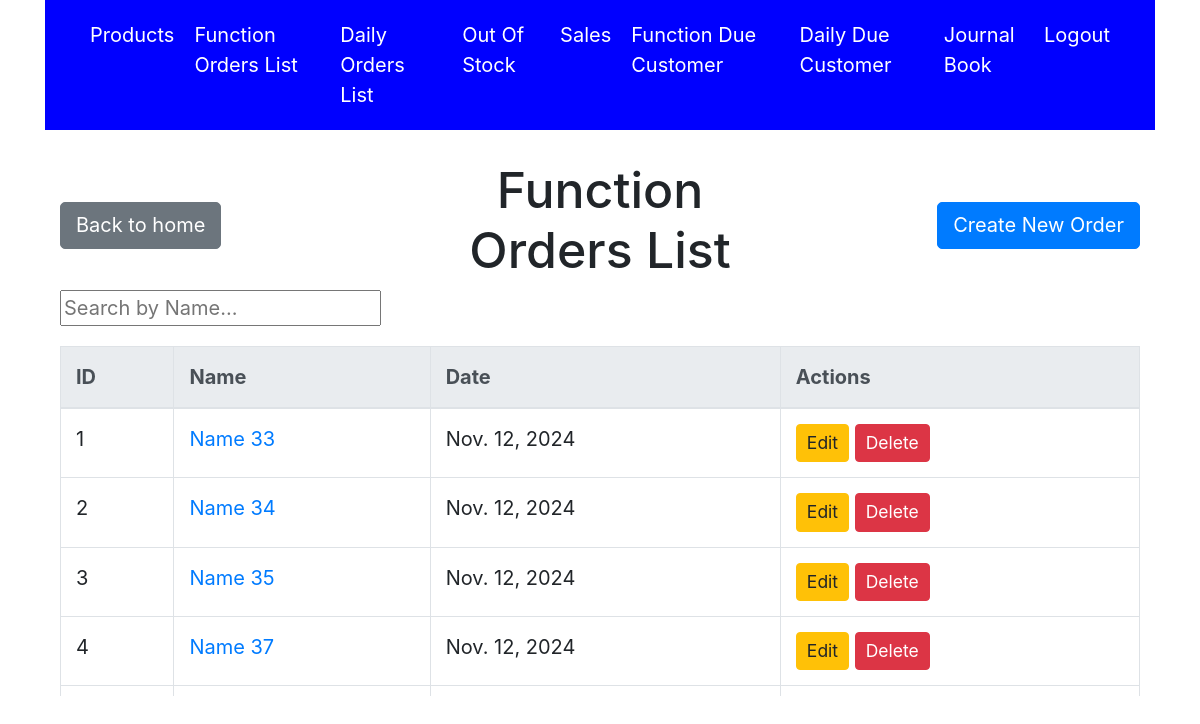
/orders/function (signed in), run on the app's committed database.
### accounts/models.py (models this page shows, shortened)
class Orders(models.Model):
    name = models.CharField(max_length=255)
    date = models.DateField(default=timezone.now)
    is_function = models.BooleanField(default=True)

### accounts/views.py (the view)
# urls.py: path('orders/function', views.function_orders_list, name='function_orders_list'),
def function_orders_list(request):
    orders = Orders.objects.filter(is_function=True).order_by('-date')  # '-' before 'date' indicates descending order
    query = request.GET.get('q', '')  # Get the search query from GET parameters
    if query:
        orders_list = Orders.objects.filter(name__istartswith=query).order_by('name')  # Filter by query
    else:
        orders_list = Orders.objects.all().order_by('name')  # Get all products if no query
    return render(request, 'function_orders_list.html', {'orders': orders, 'orders_list' : orders_list})

### accounts/templates/function_orders_list.html (shortened to what this page needs)
{% extends 'base.html' %}
{% block content %}
<head>
    <link rel="stylesheet" href="https://maxcdn.bootstrapcdn.com/bootstrap/4.5.2/css/bootstrap.min.css">
</head>
<body class="container">
    <div class="row align-items-center mt-4">
        <div class="col text-left">
            <a href="{% url 'home' %}" class="btn btn-secondary">Back to home</a>
        </div>
        <div class="col text-center">
            <h1>Function Orders List</h1>
        </div>
        <div class="col text-right">
            <a href="{% url 'function_orders_create' %}?is_function=true" class="btn btn-primary">Create New Order</a>
        </div>
    </div>
    <div class="search-form mb-3">
        <input type="text" id="productSearch" placeholder="Search by Name..." onkeyup="searchProducts()">
    </div>
    <div class="table-wrapper">
        <table class="table table-bordered">
            <thead class="thead-light">
                <tr>
                    <th>ID</th>
                    <th>Name</th>
                    <th>Date</th>
                    <th>Actions</th>
                </tr>
            </thead>
            <tbody id="ordersTableBody">
                {% for order in orders %}
                    <tr class="order-item">
                        <td>{{ forloop.counter }}</td>
                        <td><a href="{% url 'function_orders_detail' order.id %}">{{ order.name }}</a></td>
                        <td>{{ order.date }}</td>
                        <td>
                            <a href="{% url 'function_orders_update' order.id %}" class="btn btn-warning btn-sm">Edit</a>
                            <form action="{% url 'function_orders_delete' order.id %}" method="POST" style="display:inline;">
                                <button type="submit" class="btn btn-danger btn-sm">Delete</button>
                            </form>
                        </td>
                    </tr>
                {% endfor %}
            </tbody>
        </table>
    </div>
    </div>
</body>
{% endblock %}

### accounts/templates/base.html (style rules this page uses)
html, body { height: 100%; margin: 0; font-size: 20px; }

### accounts/templates/function_orders_list.html (style rules this page uses)
.table-wrapper { overflow-y: auto; max-height: 350px; display: block; position: relative; }

### data on the page
Orders: name "Name 33", date "Nov. 12, 2024"
Orders: name "Name 34", date "Nov. 12, 2024"
Orders: name "Name 35", date "Nov. 12, 2024"
Orders: name "Name 37", date "Nov. 12, 2024"
